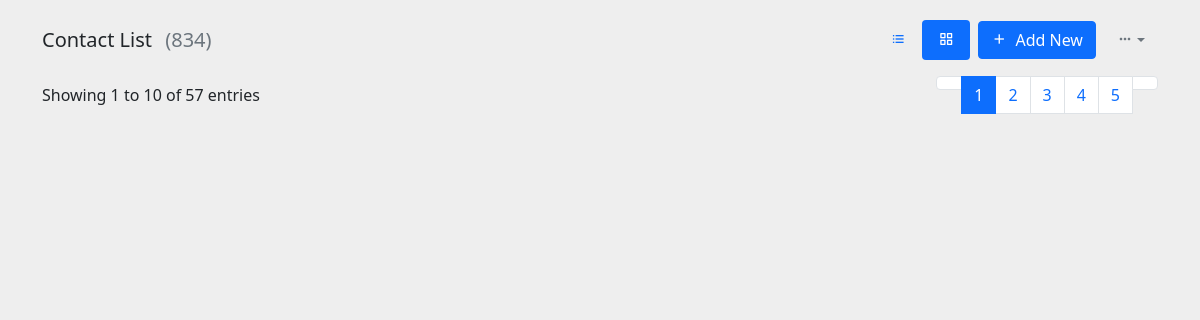
The app's page /, older data.
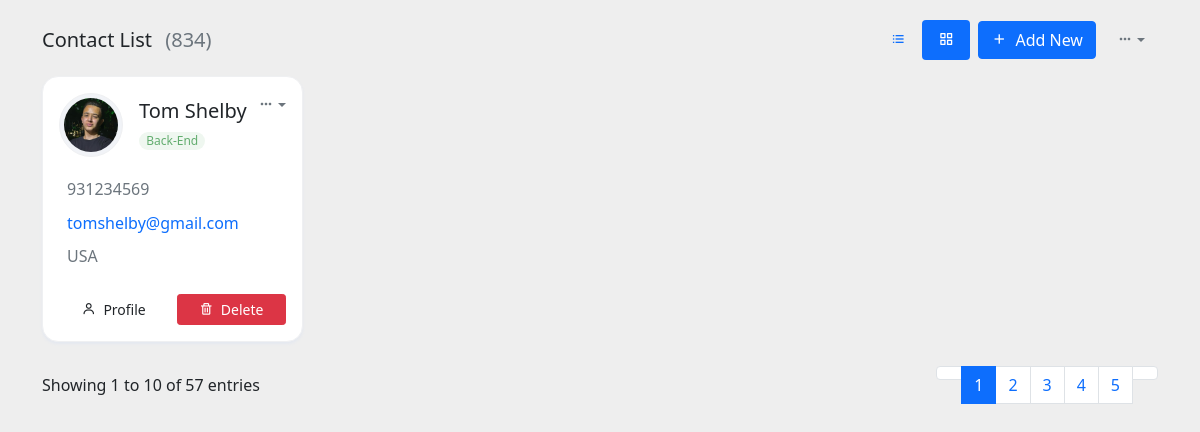
The same page, newer data.
### root/models.py (models this page shows, shortened)
class Contact(models.Model):
    name = models.CharField(max_length=50)
    email = models.EmailField(unique=True)
    phone_number = models.CharField(max_length=50)
    address = models.CharField(max_length=200)
    photo = models.ImageField(upload_to='images/%Y/%m/%d')
    category = models.ForeignKey("Category", on_delete=models.CASCADE, blank=True, null=True)

class Category(models.Model):
    title = models.CharField(max_length=155, verbose_name="Kategoriya")
    def __str__(self) -> str:
        return self.title

### root/views.py (the view)
# urls.py: 2. Add a URL to urlpatterns:  path('', views.home, name='home')
def home(request):
    users = Contact.objects.all()
    categories = Category.objects.all()
    return render(request, 'home.html', {'users': users, 'categories': categories})

### root/templates/home.html (shortened to what this page needs)
<!DOCTYPE html>
<html lang="en">
<head>
    <link href="https://cdn.jsdelivr.net/npm/bootstrap@5.1.3/dist/css/bootstrap.min.css" rel="stylesheet">
</head>
<body>
<link rel="stylesheet" href="https://cdnjs.cloudflare.com/ajax/libs/boxicons/2.1.0/css/boxicons.min.css" />
<link rel="stylesheet" href="https://cdnjs.cloudflare.com/ajax/libs/MaterialDesign-Webfont/5.3.45/css/materialdesignicons.css" />
<div class="container">
    <div class="row align-items-center">
        <div class="col-md-6">
            <div class="mb-3">
                <h5 class="card-title">Contact List <span class="text-muted fw-normal ms-2">(834)</span></h5>
            </div>
        </div>
        <div class="col-md-6">
            <div class="d-flex flex-wrap align-items-center justify-content-end gap-2 mb-3">
                <div>
                    <ul class="nav nav-pills">
                        <li class="nav-item">
                            <a href="#" class="nav-link" data-bs-toggle="tooltip" data-bs-placement="top" title="List"><i class="bx bx-list-ul"></i></a>
                        </li>
                        <li class="nav-item">
                            <a aria-current="page" href="#" class="router-link-active router-link-exact-active nav-link active" data-bs-toggle="tooltip" data-bs-placement="top" title="Grid"><i class="bx bx-grid-alt"></i></a>
                        </li>
                    </ul>
                </div>
                <div>
                    <a href="#" data-bs-toggle="modal" data-bs-target=".add-new" class="btn btn-primary"><i class="bx bx-plus me-1"></i> Add New</a>
                </div>
                <div class="dropdown">
                    <a class="btn btn-link text-muted py-1 font-size-16 shadow-none dropdown-toggle" href="#" role="button" data-bs-toggle="dropdown" aria-expanded="false"><i class="bx bx-dots-horizontal-rounded"></i></a>
                </div>
            </div>
        </div>
    </div>
    <div class="row">
        {% for user in users %}
        <div class="col-xl-3 col-sm-6">
            <div class="card">
                <div class="card-body">
                    <div class="dropdown float-end">
                        <a class="text-muted dropdown-toggle font-size-16" href="#" role="button" data-bs-toggle="dropdown" aria-haspopup="true"><i class="bx bx-dots-horizontal-rounded"></i></a>
                    </div>
                    <div class="d-flex align-items-center">
                        <div><img src="{{ user.photo.url }}" alt="" class="avatar-md rounded-circle img-thumbnail" /></div>
                        <div class="flex-1 ms-3">
                            <h5 class="font-size-16 mb-1"><a href="#" class="text-dark">{{ user.name }}</a></h5>
                            <span class="badge badge-soft-success mb-0">{{ user.category }}</span>
                        </div>
                    </div>
                    <div class="mt-3 pt-1">
                        <p class="text-muted mb-0"><i class="mdi mdi-phone font-size-15 align-middle pe-2 text-primary"></i> {{ user.phone_number }}</p>
                        <p class="text-muted mb-0 mt-2"><i class="mdi mdi-email font-size-15 align-middle pe-2 text-primary"></i> <a href="/cdn-cgi/l/email-protection" class="__cf_email__" data-cfemail="aefec6d7c2c2c7dde9cfdac2c7c0eeddded780cdc1c3">{{ user.email }}</a></p>
                        <p class="text-muted mb-0 mt-2"><i class="mdi mdi-google-maps font-size-15 align-middle pe-2 text-primary"></i> {{ user.address }}</p>
                    </div>
                        <div class="d-flex gap-2 pt-4">
                            <button type="button" class="btn btn-soft-primary btn-sm w-50"><i class="bx bx-user me-1"></i> Profile</button>
                            <a href="{% url 'delete_contact' user.id %}" class="btn btn-danger btn-sm w-50"><i class="bx bx-trash me-1"></i> Delete</a>
                        </div>
                </div>
            </div>
        </div>
        {% endfor %}
    </div>
    <div class="row g-0 align-items-center pb-4">
        <div class="col-sm-6">
            <div><p class="mb-sm-0">Showing 1 to 10 of 57 entries</p></div>
        </div>
        <div class="col-sm-6">
            <div class="float-sm-end">
                <ul class="pagination mb-sm-0">
                    <li class="page-item disabled">
                        <a href="#" class="page-link"></a>
                    </li>
                    <li class="page-item active"><a href="#" class="page-link">1</a></li>
                    <li class="page-item"><a href="#" class="page-link">2</a></li>
                    <li class="page-item"><a href="#" class="page-link">3</a></li>
                    <li class="page-item"><a href="#" class="page-link">4</a></li>
                    <li class="page-item"><a href="#" class="page-link">5</a></li>
                    <li class="page-item">
                        <a href="#" class="page-link"></a>
                    </li>
                </ul>
            </div>
        </div>
    </div>
</div>
</body>
</html>

### root/templates/home.html (style rules this page uses)
body { margin-top:20px; background-color:#eee; }
.card { margin-bottom: 24px; box-shadow: 0 2px 3px #e4e8f0; }
.card { position: relative; display: flex; flex-direction: column; min-width: 0; word-wrap: break-word; background-color: #fff; background-clip: border-box; border: 1px solid #eff0f2; border-radius: 1rem; }
.avatar-md { height: 4rem; width: 4rem; }
.rounded-circle { border-radius: 50%!important; }
.img-thumbnail { padding: 0.25rem; background-color: #f1f3f7; border: 1px solid #eff0f2; border-radius: 0.75rem; }
a { text-decoration: none!important; }
.badge-soft-success { color: #63ad6f !important; background-color: rgba(99,173,111,.1); }
.mb-0 { margin-bottom: 0!important; }
.badge { display: inline-block; padding: 0.25em 0.6em; font-size: 75%; font-weight: 500; line-height: 1; color: #fff; text-align: center; white-space: nowrap; vertical-align: baseline; border-radius: 0.75rem; }

Row changes from the older to the newer data that the page shows:
added Contact: photo (picture), name "Tom Shelby", category "Back-End", phone_number "931234569", email "tomshelby@gmail.com", address "USA"
